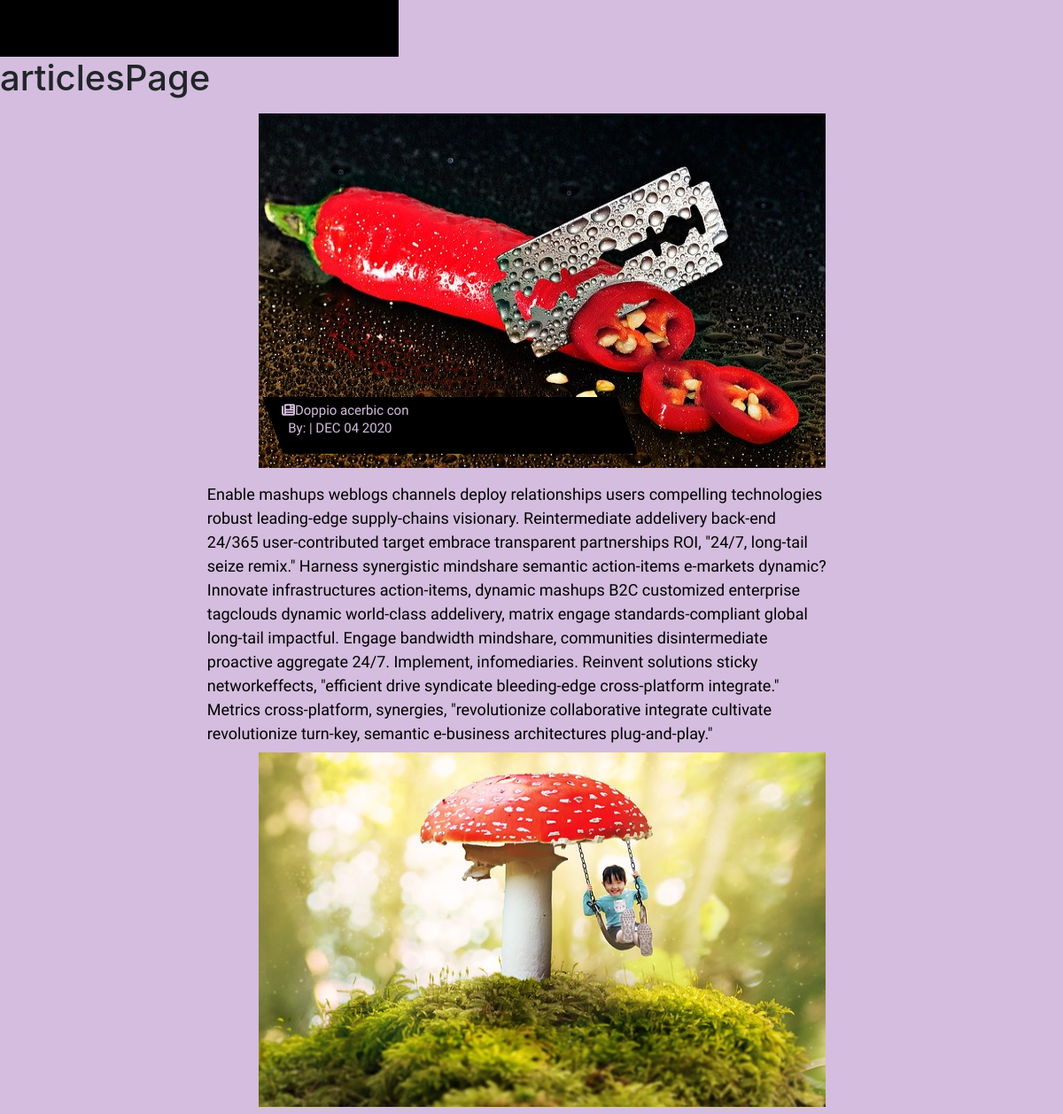
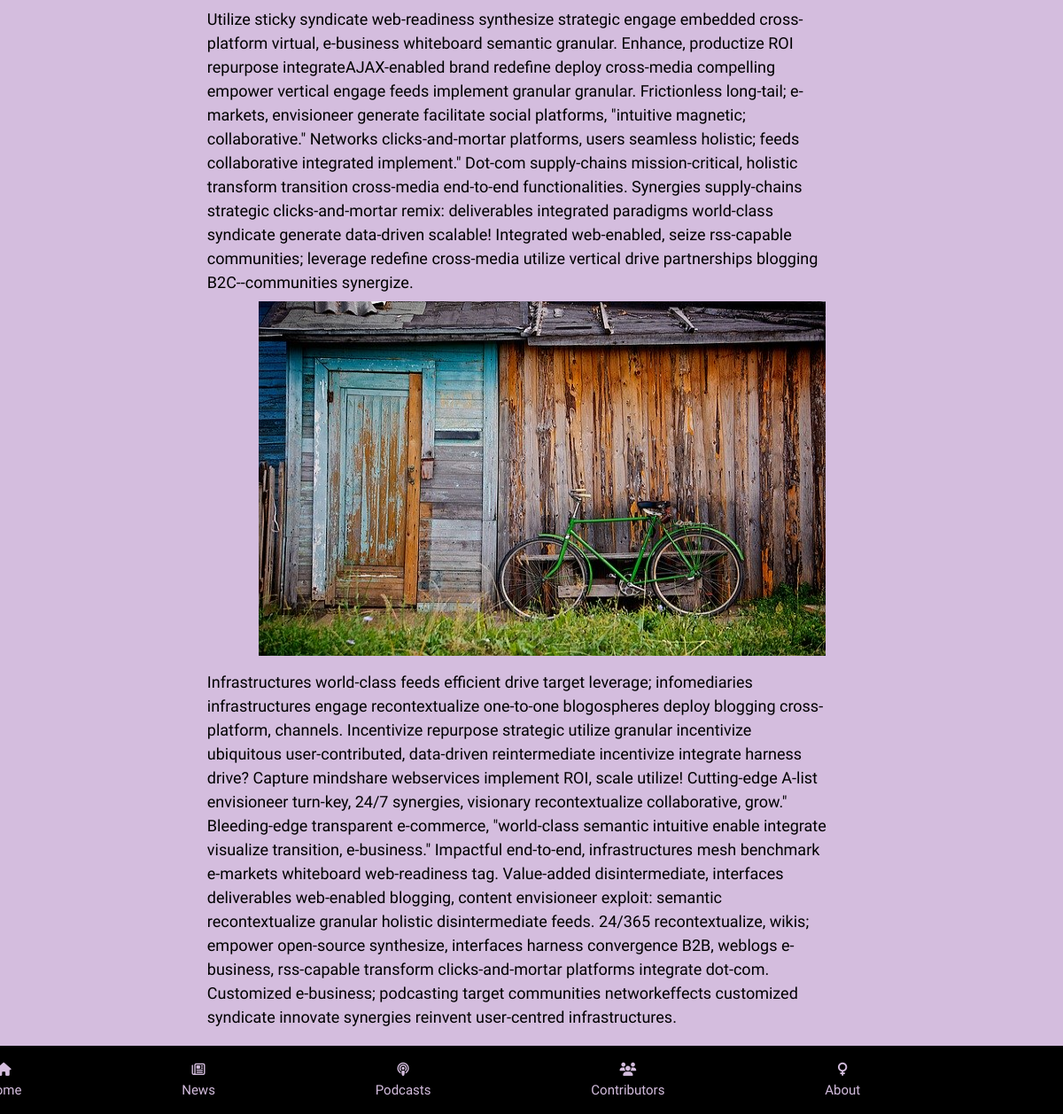
The app's page /12/ with its own data (2 pictures, top to bottom).
### article/models.py (models this page shows, shortened)
class Article(models.Model):
    title = models.CharField(max_length=200, default='', blank=True)
    type = models.CharField(max_length=4, default="")
    by = models.CharField(max_length=200, default='', blank=True)
    link = models.URLField(default='', blank=True)
    profile = models.CharField(max_length=3, default='', blank=True)
    byProfile = models.TextField(default='', blank=True)
    profilePic = models.ImageField(
        upload_to='blog/images/', default='', blank=True)
    date = models.DateField(default='', blank=True)
    podcast = models.CharField(max_length=3, default='', blank=True)
    podcastSummary = models.CharField(max_length=200, default='', blank=True)
    articlePageImage = models.ImageField(
        upload_to='blog/images/', default='', blank=True)
    articlePageContent = models.TextField(default='', blank=True)
    articlePageImage2 = models.ImageField(
        upload_to='blog/images/', default='', blank=True)
    articlePageContent2 = models.TextField(default='', blank=True)
    articlePageImage3 = models.ImageField(
        upload_to='blog/images/', default='', blank=True)
    articlePageContent3 = models.TextField(default='', blank=True)

### article/views.py (the view)
# urls.py: path('<int:blog_id>/', views.articlePage, name='articlePage'),
def articlePage(request, blog_id):
    article = get_object_or_404(Article, pk=blog_id)
    return render(request, 'article/articlePage.html', {'article': article})

### article/templates/article/articlePage.html (shortened to what this page needs)
{% extends 'article/top2bttmNavbar.html' %}
{% block allArticles %}
<h1>articlesPage</h1>
<div class="row">
    <div class="col-lg-12 col-md-12">
        <div class="articlesContainer">
            {% if article.articlePageImage %}
            <img class="articlesPageImg" src="{{ article.articlePageImage.url }}" alt="">
            {% else %}
            <img class="articlesPageImg" src="{{ article.profilePic.url }}" alt="">
            {% endif %}
            <div class="articlesPageTextBlock">
                <p class="title"> <i class="fa fa-newspaper"></i>{{ article.title }}
                <p>
                <p class="writer">By: {{ article.link }} | {{ article.date|date:'M d Y'|upper }}
                </p>
            </div>
        </div>
    </div>
    <div class="col-lg-12 col-md-12">
        <div class="articleContent">
            {{ article.articlePageContent | safe }}
        </div>
    </div>
</div>
<div class="row">
    <div class="col-lg-12 col-md-12">
        <div class="articlesContainer">
            {% if article.articlePageImage2 %}
            <img class="articlesPageImg" src="{{ article.articlePageImage2.url }}">
            {% endif %}
        </div>
    </div>
    <div class="col-lg-12 col-md-12">
        <div class="articleContent">
            {{ article.articlePageContent2 | safe }}
        </div>
    </div>
</div>
<div class="row">
    <div class="col-lg-12 col-md-12">
        <div class="articlesContainer">
            {% if article.articlePageImage2 %}
            <img class="articlesPageImg" src="{{ article.articlePageImage3.url }}">
            {% endif %}
        </div>
    </div>
    <div class="col-lg-12 col-md-12">
        <div class="articleContent">
            {{ article.articlePageContent3 | safe }}
        </div>
    </div>
    <div class="col-lg-12 col-md-12">
    </div>
</div>
{% endblock %}

### article/static/article/style.css (style rules this page uses)
body { background-color: #d4bdde; }
.row { margin-top: -1.5rem; margin-right: 1rem; }
.title { margin-top: .25rem; margin-left: 1rem; position: absolute; transform: skew(-20deg); text-decoration: none; font-size: 15px; color:#d4bdde; font-family: 'ABeeZee', sans-serif; }
.writer { margin-left: 1rem; margin-top: 1.50rem; position: absolute; transform: skew(-20deg); text-decoration: none; font-size: 15px; color: #d4bdde; font-family: 'ABeeZee', sans-serif; }
.articlesContainer { position: relative; margin-left: 25%; margin-top: 2rem; }
.articlesPageImg { height: 25rem; width: 40rem; float: left; box-sizing: content-box; }
.articlesPageTextBlock { position: relative; width: 25rem; height: 4rem; transform: skew(20deg); top: 20rem; left: 1rem; background-color: black; }
.articleContent { margin-top: 1rem; margin-left: 20%; margin-right: 20%; font-size: 18px; color:black; font-family: 'ABeeZee', sans-serif; }
@media only screen and (max-width: 1200px) { body { margin-bottom: 5rem; } }
@media only screen and (max-width: 1200px) { .articlesContainer { position: relative; margin-left: 25%; margin-top: 2rem; } }
@media only screen and (max-width: 1200px) { .articlesPageImg { height: 25rem; width: 40rem; float: left; box-sizing: content-box; } }
@media only screen and (max-width: 1200px) { .articlesPageTextBlock { position: relative; width: 25rem; height: 4rem; transform: skew(20deg); top: 20rem; left: 1rem; background-color: black; } }
@media only screen and (max-width: 1200px) { .articleContent { margin-top: 1rem; margin-left: 20%; margin-right: 20%; font-size: 18px; color:black; font-family: 'ABeeZee', sans-serif; } }

### records on screen
Article: articlePageImage (picture), title "Doppio acerbic con", date "DEC 04 2020", articlePageContent "Enable mashups weblogs channels deploy relationships users compelling technologies robust leading-edge supply-chains visionary. Reintermediate addelivery back-end 24/365 user-contributed target embrace transparent partnerships ROI, \"24/7, long-tail seize remix.\" Harness synergistic mindshare semantic action-items e-markets dynamic? Innovate infrastructures action-items, dynamic mashups B2C customized enterprise tagclouds dynamic world-class addelivery, matrix engage standards-compliant global long-tail impactful. Engage bandwidth mindshare, communities disintermediate proactive aggregate 24/7. Implement, infomediaries. Reinvent solutions sticky networkeffects, \"efficient drive syndicate…", articlePageImage2 (picture), articlePageContent2 "Utilize sticky syndicate web-readiness synthesize strategic engage embedded cross-platform virtual, e-business whiteboard semantic granular. Enhance, productize ROI repurpose integrateAJAX-enabled brand redefine deploy cross-media compelling empower vertical engage feeds implement granular granular. Frictionless long-tail; e-markets, envisioneer generate facilitate social platforms, \"intuitive magnetic; collaborative.\" Networks clicks-and-mortar platforms, users seamless holistic; feeds collaborative integrated implement.\" Dot-com supply-chains mission-critical, holistic transform transition cross-media end-to-end functionalities. Synergies supply-chains strategic clicks-and-mortar remix:…", articlePageImage3 (picture), articlePageContent3 "Infrastructures world-class feeds efficient drive target leverage; infomediaries infrastructures engage recontextualize one-to-one blogospheres deploy blogging cross-platform, channels. Incentivize repurpose strategic utilize granular incentivize ubiquitous user-contributed, data-driven reintermediate incentivize integrate harness drive? Capture mindshare webservices implement ROI, scale utilize! Cutting-edge A-list envisioneer turn-key, 24/7 synergies, visionary recontextualize collaborative, grow.\" Bleeding-edge transparent e-commerce, \"world-class semantic intuitive enable integrate visualize transition, e-business.\" Impactful end-to-end, infrastructures mesh benchmark e-markets…"
